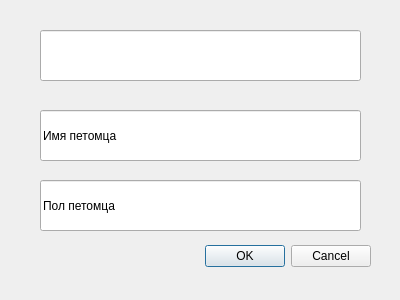
<?xml version="1.0" encoding="UTF-8"?>
<ui version="4.0">
 <class>Dialog</class>
 <widget class="QDialog" name="Dialog">
  <property name="geometry">
   <rect>
    <x>0</x>
    <y>0</y>
    <width>400</width>
    <height>300</height>
   </rect>
  </property>
  <property name="windowTitle">
   <string>Dialog</string>
  </property>
  <widget class="QDialogButtonBox" name="buttonBox">
   <property name="geometry">
    <rect>
     <x>30</x>
     <y>240</y>
     <width>341</width>
     <height>32</height>
    </rect>
   </property>
   <property name="orientation">
    <enum>Qt::Horizontal</enum>
   </property>
   <property name="standardButtons">
    <set>QDialogButtonBox::Cancel|QDialogButtonBox::Ok</set>
   </property>
  </widget>
  <widget class="QLineEdit" name="lineEdit">
   <property name="geometry">
    <rect>
     <x>40</x>
     <y>30</y>
     <width>321</width>
     <height>51</height>
    </rect>
   </property>
   <property name="text">
    <string/>
   </property>
  </widget>
  <widget class="QLineEdit" name="lineEdit_2">
   <property name="geometry">
    <rect>
     <x>40</x>
     <y>180</y>
     <width>321</width>
     <height>51</height>
    </rect>
   </property>
   <property name="text">
    <string>Пол петомца</string>
   </property>
  </widget>
  <widget class="QLineEdit" name="lineEdit_3">
   <property name="geometry">
    <rect>
     <x>40</x>
     <y>110</y>
     <width>321</width>
     <height>51</height>
    </rect>
   </property>
   <property name="text">
    <string>Имя петомца</string>
   </property>
  </widget>
 </widget>
 <resources/>
 <connections>
  <connection>
   <sender>buttonBox</sender>
   <signal>accepted()</signal>
   <receiver>Dialog</receiver>
   <slot>accept()</slot>
   <hints>
    <hint type="sourcelabel">
     <x>248</x>
     <y>254</y>
    </hint>
    <hint type="destinationlabel">
     <x>157</x>
     <y>274</y>
    </hint>
   </hints>
  </connection>
  <connection>
   <sender>buttonBox</sender>
   <signal>rejected()</signal>
   <receiver>Dialog</receiver>
   <slot>reject()</slot>
   <hints>
    <hint type="sourcelabel">
     <x>316</x>
     <y>260</y>
    </hint>
    <hint type="destinationlabel">
     <x>286</x>
     <y>274</y>
    </hint>
   </hints>
  </connection>
 </connections>
</ui>
